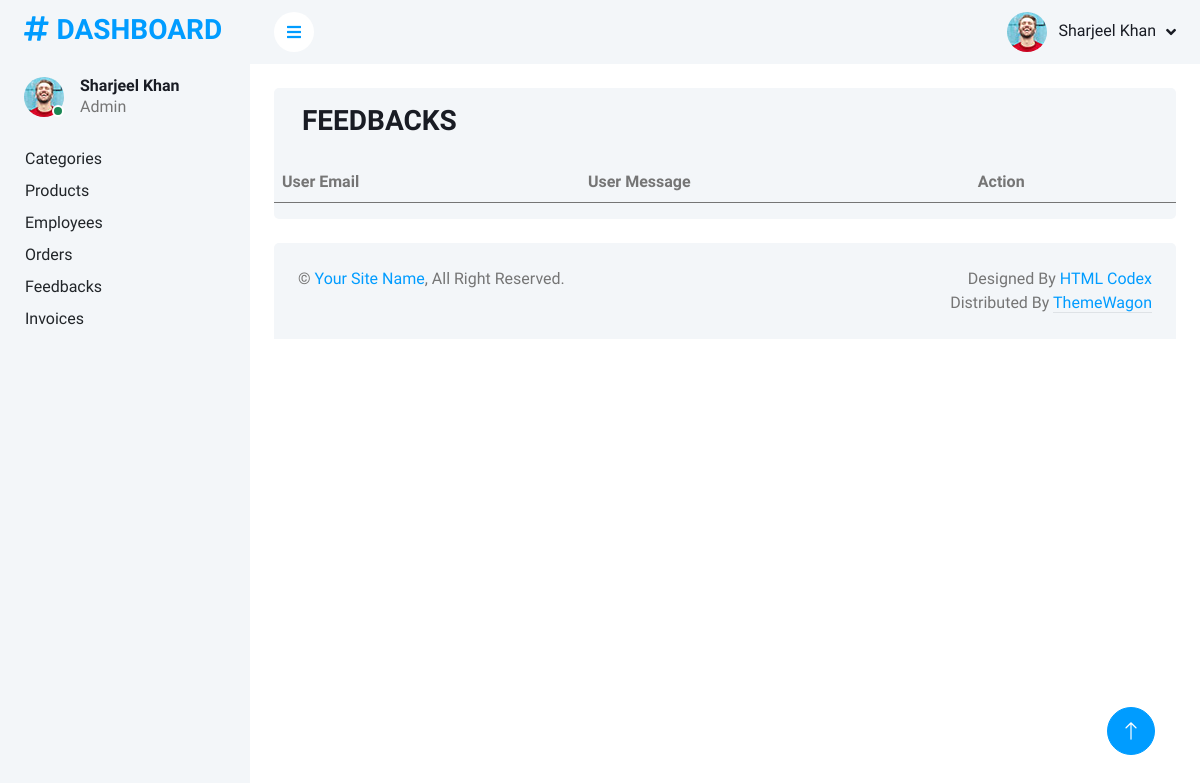
Before: /dashmin/feedback.php with the older database file.
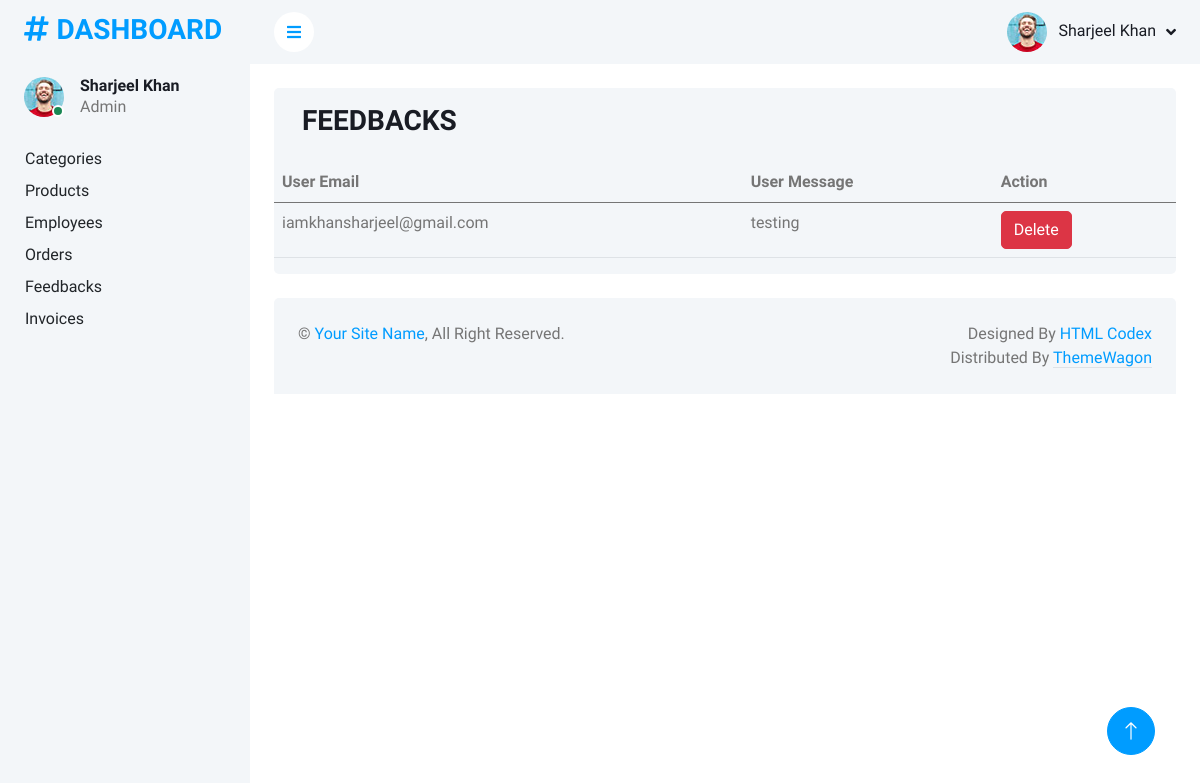
After: the same page with the newer database file.
### tables this page shows
CREATE TABLE `feedback` (
  `feedbackid` int(11) NOT NULL,
  `feedbackemail` varchar(100) NOT NULL,
  `feedbackmsg` varchar(1000) NOT NULL
);

### dashmin/feedback.php (the view, shortened to what this page needs)
<?php
include "components/header.php";
?>
<div class="container-fluid pt-4 px-4">
    <div class="row bg-light rounded mx-0">
        <div class="col-md-6 my-3 mx-3">
            <h3>FEEDBACKS</h3>
        </div>
        <table class="table">
            <thead>
                <tr>
                    <th scope="col">User Email</th>
                    <th scope="col">User Message</th>
                    <th scope="col" colspan="2">Action</th>
                </tr>
            </thead>
            <tbody>
                <?php
                $query = $pdo->query("select * from feedback");
                $rows = $query->fetchALL(PDO::FETCH_ASSOC);
                foreach($rows as $keys){
                    ?>
                    <tr>
                    <td><?php echo $keys['feedbackemail'] ?></td>
                    <td><?php echo $keys['feedbackmsg'] ?></td>
                    <td><a href="" class="btn btn-danger" data-bs-toggle="modal" data-bs-target="#modeldelete<?php echo $keys['feedbackid'] ?>">Delete</td>
                </tr>
                    <?php
                }
                ?>
            </tbody>
        </table>
    </div>
</div>
<?php
include "components/footer.php";
?>

Changed rows visible on the page:
added feedback: feedbackemail "iamkhansharjeel@gmail.com", feedbackmsg "testing"
